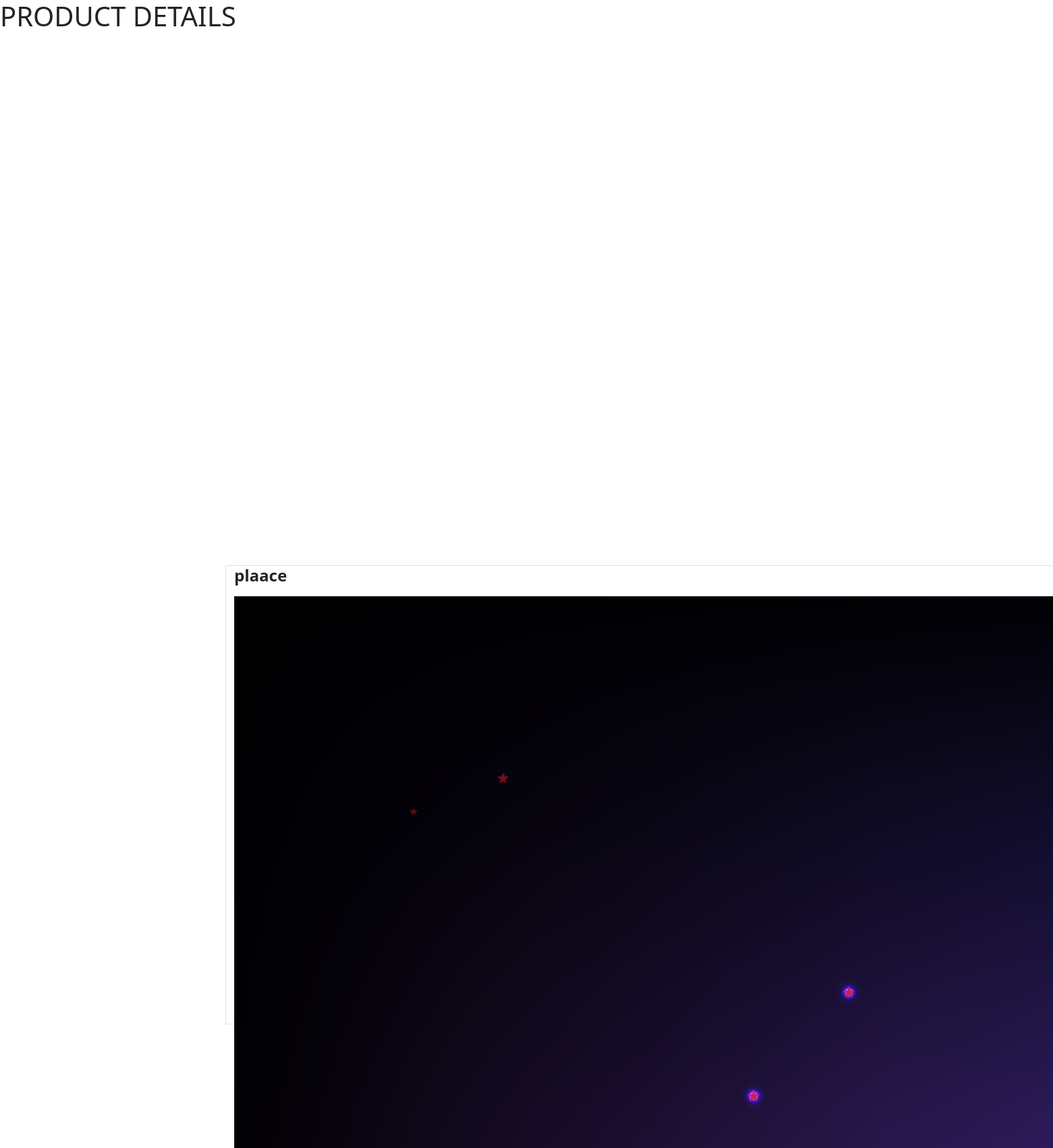
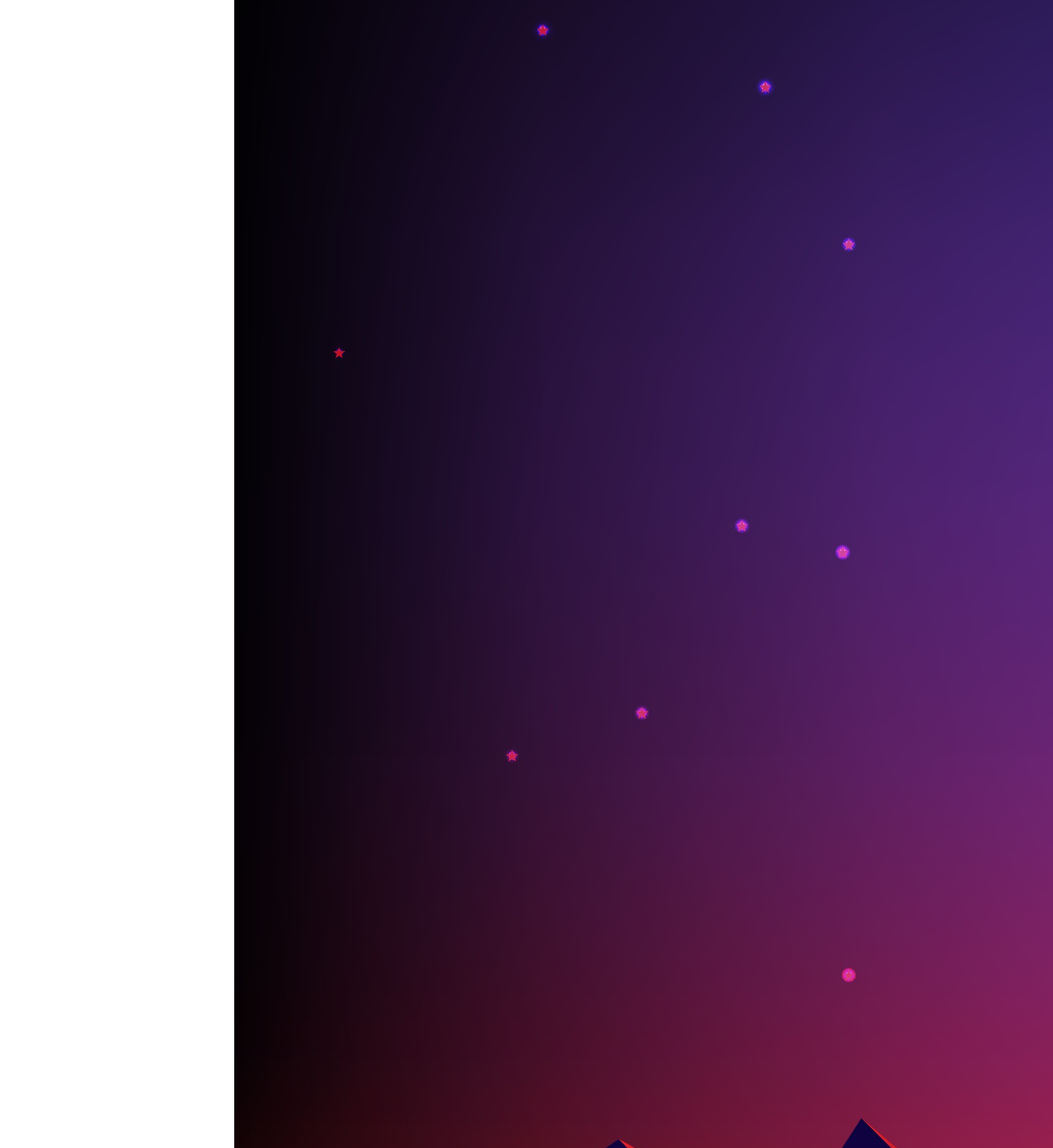
The app's page /scrap/3/details/ (signed in, upper part) with its own data (2 pictures, top to bottom).
### scrap_app/models.py (models this page shows, shortened)
class Scrap(models.Model):
    name=models.CharField(max_length=200)
    category=models.ForeignKey(Category,on_delete=models.CASCADE,null=True)
    user=models.ForeignKey(User,on_delete=models.CASCADE,related_name="user_scrap")
    price=models.PositiveIntegerField()
    description=models.CharField(max_length=200,null=True)
    location=models.CharField(max_length=200,null=True)
    scrap_image=models.ImageField(upload_to="scrappics")
    condition=models.CharField(max_length=200,null=True)
    created_date=models.DateTimeField(auto_now_add=True)
    status_option=(
        ("Sold","sold"),
        ("Available","available")
    )
    status=models.CharField(max_length=200,choices=status_option,default="Available")

### scrap_app/views.py (the view)
# urls.py: path("scrap/<int:pk>/details/", views.ScrapDetailView.as_view(), name="product-details"),
@method_decorator (decs, name="dispatch")
class ScrapDetailView(DetailView):
    template_name="product_details.html"
    model=Scrap
    context_object_name="data"

### scrap_app/models.py (called while the page is built)
    def __str__(self):
        return self.name

### scrap_app/templates/product_details.html (shortened to what this page needs)
<!DOCTYPE html>
{%load static%}
<html lang="en">
<head>
    <link href="https://cdn.jsdelivr.net/npm/bootstrap@5.3.2/dist/css/bootstrap.min.css" rel="stylesheet">
    <link rel="stylesheet" href="https://cdnjs.cloudflare.com/ajax/libs/font-awesome/6.5.1/css/all.min.css" />
    <link rel="stylesheet" href="{%static 'static/css/style.css'%}">
</head>
<body class="vh-100">
    <h1>PRODUCT DETAILS</h1>
    <div class="container mb-5">
        <div class="row d-flex justify-content-evenly">
            <div class="col-7 border" style="height: 680px;">
                {%if data.scrap_image%}
                <h4 class="fw-bold mb-3">{{data.name}}</h4>
                <img src="{{data.scrap_image.url}}" class="h-auto w-80" alt="" ></a>
                {%endif%}
            </div>
        </div>
    </div>
</body>
</html>

### scrap_app/static/css/style.css (style rules this page uses)
* { margin: 0; }
.row { position: absolute; top: 15%; }

### records on screen
Scrap: name "plaace", scrap_image (picture)
